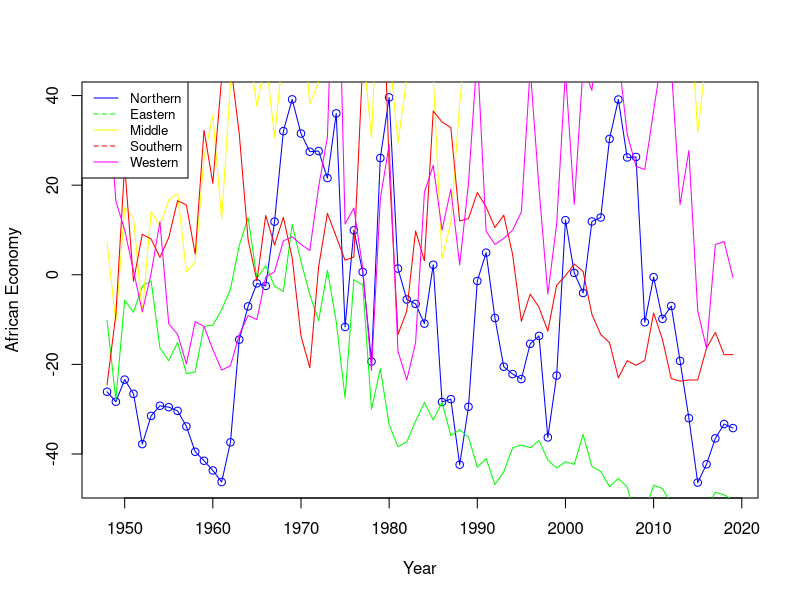

R code for this plot:
#rm(list = ls())
#list.files()
graphics.off()
setwd("E:/CIND820/New folder/Mechandise export")
Data<- read.csv(file='us_trademerchbalance_csvn.csv', header = FALSE)
Data<-(Data[,2:73])
dim(Data)
Data <- na.omit(Data)
dim(Data)
#head(Data,2:2)
#head(Data, 3)
#tail(Data)
#summary(Data)
#str(Data)
nrow(Data)
ncol(Data)
dim(Data)

#par(mfrow=c(3,3)) 

plot(t(Data[1,]), t(Data[6,]),  
     xlab="Year", ylab="African Economy", type="o", col="blue")
par(new=TRUE)
lines(t(Data[1,]), t(Data[8,]), col="green")
par(new=TRUE)
lines(t(Data[1,]), t(Data[9,]), col="yellow")
par(new=TRUE)
lines(t(Data[1,]), t(Data[10,]), col="red")
par(new=TRUE)
lines(t(Data[1,]), t(Data[11,]), col="magenta")

# Add a legend
legend("topleft", legend=c("Northern", "Eastern","Middle", "Southern","Western" ),
       col=c("blue","green","yellow","red","magenta"), lty=1:2, cex=0.8)


# Add a legend
#legend("topleft", legend=c("Line 1", "Line 2"),
#       col=c("red", "blue"), lty=1:2, cex=0.8)

#legend("topleft", 
#       legend = c("Group 1", "Group 2"),
#       col = c("red", "blue"))


#plot(t(Data[1,1:10]),t(Data[4,1:10]))
#plot(Data[1,],Data[4,])
#dev.off()